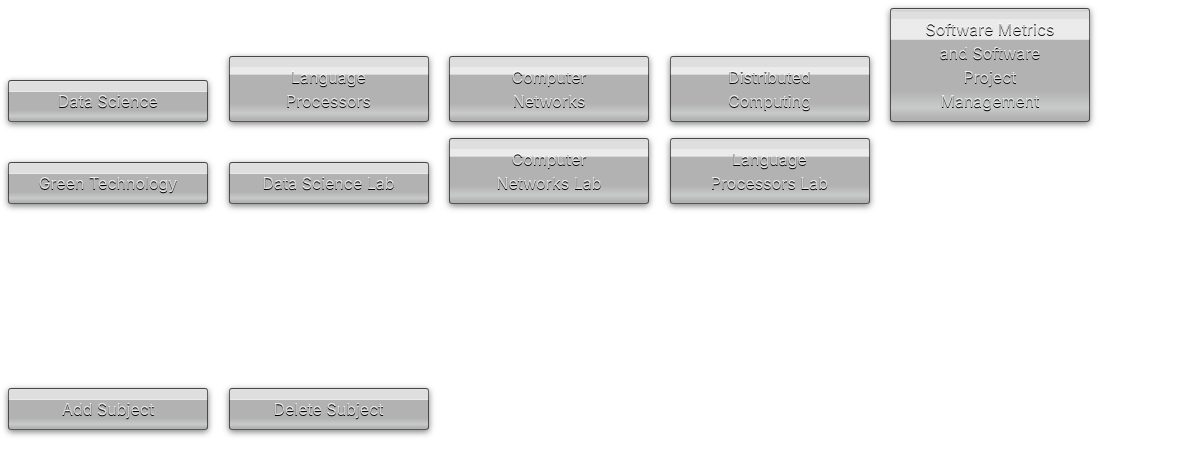
Page /subject/ (signed in) on the committed database.
### alarmapp/models.py (models this page shows)
class subjects(models.Model):
    user=models.CharField('username',max_length=120)
    subject=models.CharField('subject_name',max_length=120)

### alarmapp/views.py (the view)
def subject(request):
    if request.session.has_key('user'):
        user = request.session['user']
        allsubjects=subjects.objects.filter(user=user)
        return render(request,"subjects.html",{'allsubjects':allsubjects})
    else:
        return HttpResponseRedirect('/')

### templates/subjects.html (shortened to what this page needs)
{% extends 'home.html' %}
{% load static %}
{% block content %}
        {% for subject in allsubjects %}
            <button style="cursor: default;" class="button glass clear-a">{{subject.subject}}</button>
        {% endfor %}
        <br>
        <br>
        <br>
        <br>
        <br>
        <br><br><br>
        <button class="button glass clear-a" onclick="document.getElementById('form_display').style.display='block';document.getElementById('delete_form_display').style.display='none'" >Add Subject</button>
        <button class="button glass clear-a" onclick="document.getElementById('delete_form_display').style.display='block';document.getElementById('form_display').style.display='none'" >Delete Subject</button>
{% endblock %}

### rows in the picture
subjects: subject "Data Science"
subjects: subject "Language Processors"
subjects: subject "Computer Networks"
subjects: subject "Distributed Computing"
subjects: subject "Software Metrics and Software Project Management"
subjects: subject "Green Technology"
subjects: subject "Data Science Lab"
subjects: subject "Computer Networks Lab"
subjects: subject "Language Processors Lab"
